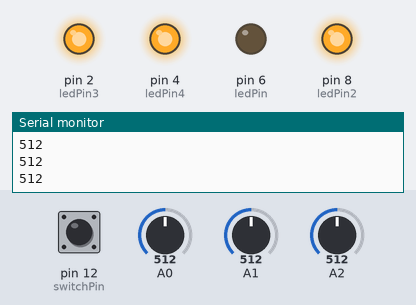
This sketch was run on a simulated Arduino Uno, built with avr-gcc and run on an emulated ATmega328P. Shown: output pins drawn as LEDs (lit = HIGH), the last lines printed to the serial monitor. The test bench sets the inputs (shaded band); at power-on: A0 = 512, A1 = 512, A2 = 512, pin 12 (switchPin) LOW.

Above: at 1.2 s.
1.3 s: A0 set to 86
2.8 s: A0 set to 71
At 3.5 s:
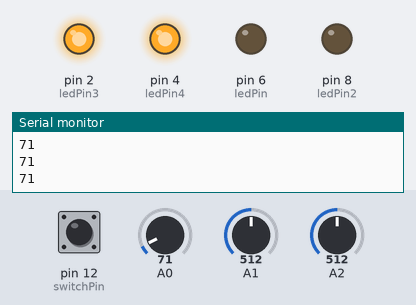
4.3 s: A1 set to 83
5.8 s: A1 set to 73
At 6.4 s:
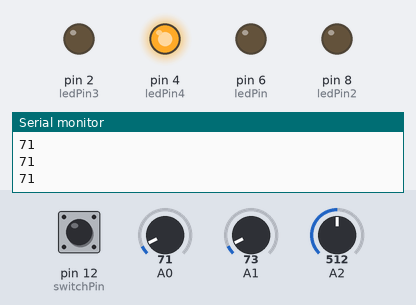
7.3 s: A2 set to 83
8.8 s: A2 set to 73
At 9.2 s:
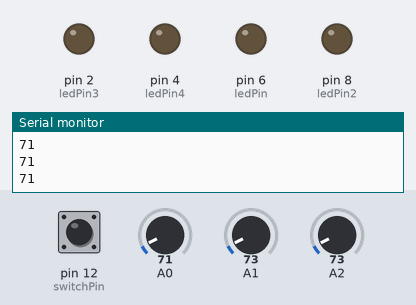
Timing chart, 0 to 11.3 s (numbered marks = the images above; inputs shaded):
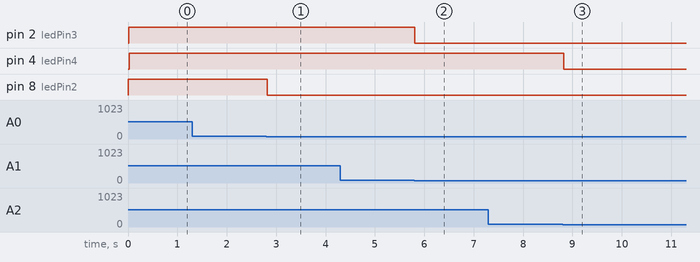

The sketch:

homework-analogdigital.ino
```cpp
int switchPin = 12;
int ledPin = 6;
int ledPin2 = 8;
int ledPin3 = 2;
int ledPin4 = 4;
int switchState = 0;
int brightness = 0;
int brightness1 = 0;
int brightness2 = 0;

void setup() {
  pinMode (switchPin, INPUT);
  pinMode (ledPin, OUTPUT);
  pinMode (ledPin2, OUTPUT);
  Serial.begin (9600);
}

void loop() {
  switchState = digitalRead (switchPin);
  if (switchState == HIGH){
    digitalWrite (ledPin, HIGH);
  }
  else {
    digitalWrite (ledPin, LOW);
  }

  int sensorValue = analogRead (A0);
  Serial.println (sensorValue);
  sensorValue = constrain (sensorValue, 10,200);
  brightness = map (sensorValue, 15, 140, 0, 255);
  analogWrite (ledPin2, brightness);
  delay (10);

  int sensorValue2 = analogRead (A1);
  sensorValue2 = constrain (sensorValue2, 10,200);
  brightness1 = map (sensorValue2, 15, 140, 0, 255);
  analogWrite (ledPin3, brightness1);
  delay (10);

  int sensorValue3 = analogRead (A2);
  sensorValue3 = constrain (sensorValue3, 10,200);
  brightness2 = map (sensorValue3, 15, 140, 0, 255);
  analogWrite (ledPin4, brightness2);
  delay (10);


}
```

Measured:
- the behaviour switches between 78 and 77 on A0 (found by bisection; images 0 and 1)
- the behaviour switches between 78 and 77 on A1 (found by bisection; images 1 and 2)
- the behaviour switches between 78 and 77 on A2 (found by bisection; images 2 and 3)
- after the input at 2.8 s, pin 8 (ledPin2): HIGH → LOW at once
- after the input at 5.8 s, pin 2 (ledPin3): HIGH → LOW at once
- after the input at 8.8 s, pin 4 (ledPin4): HIGH → LOW at once
